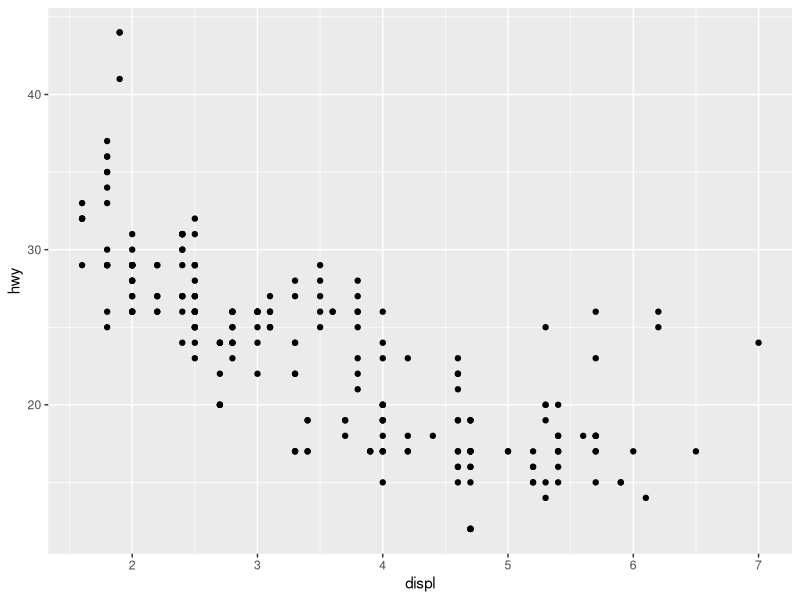
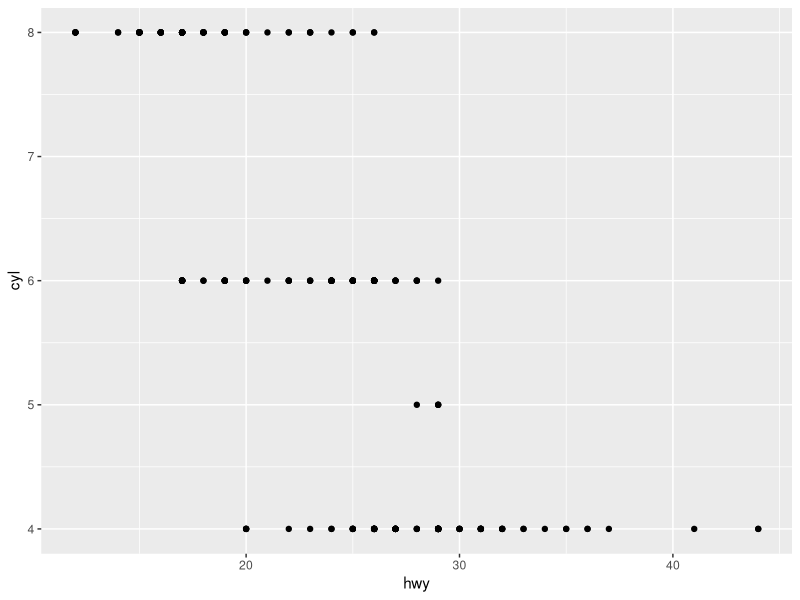
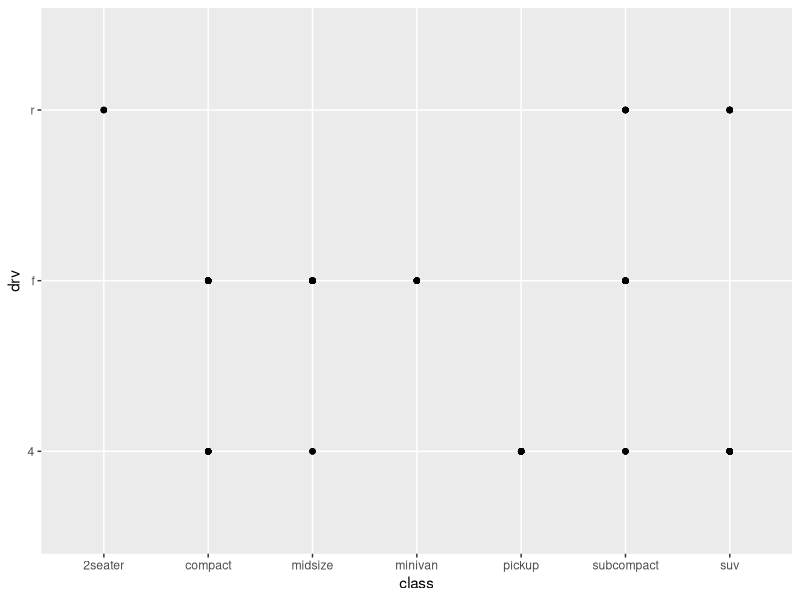
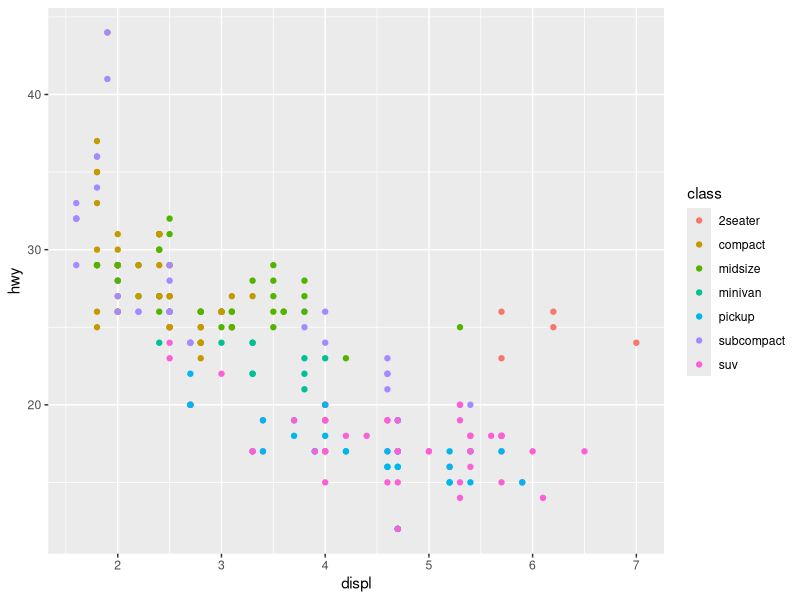
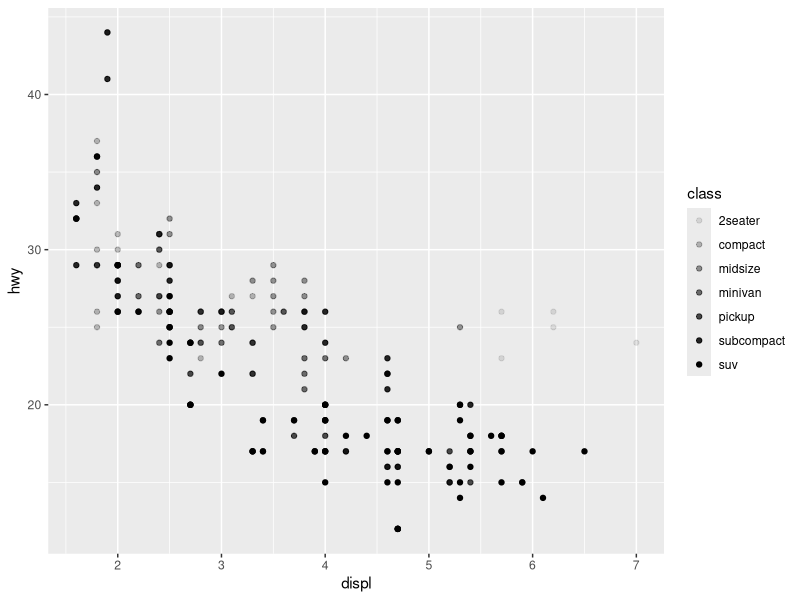
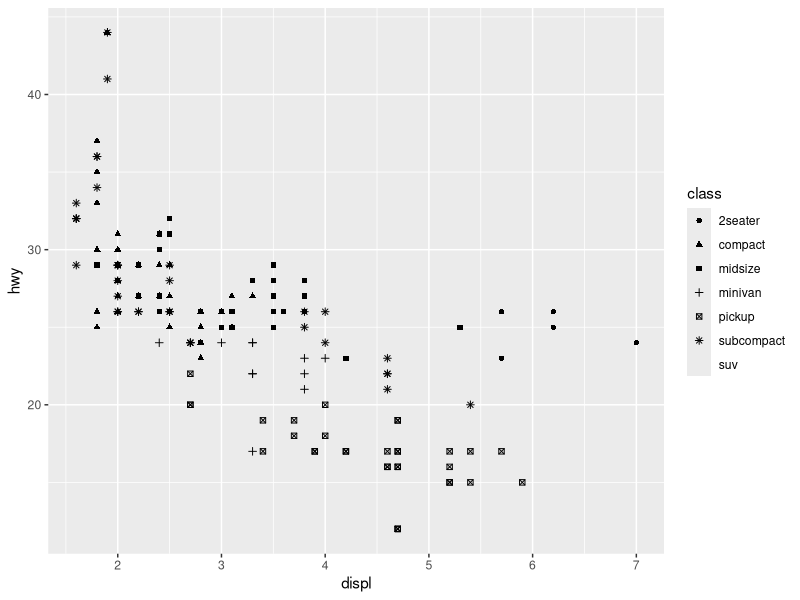
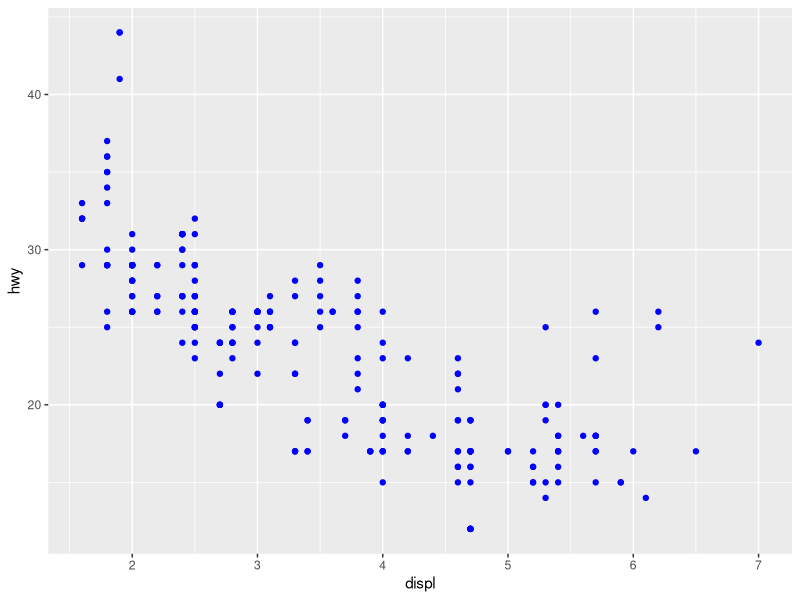
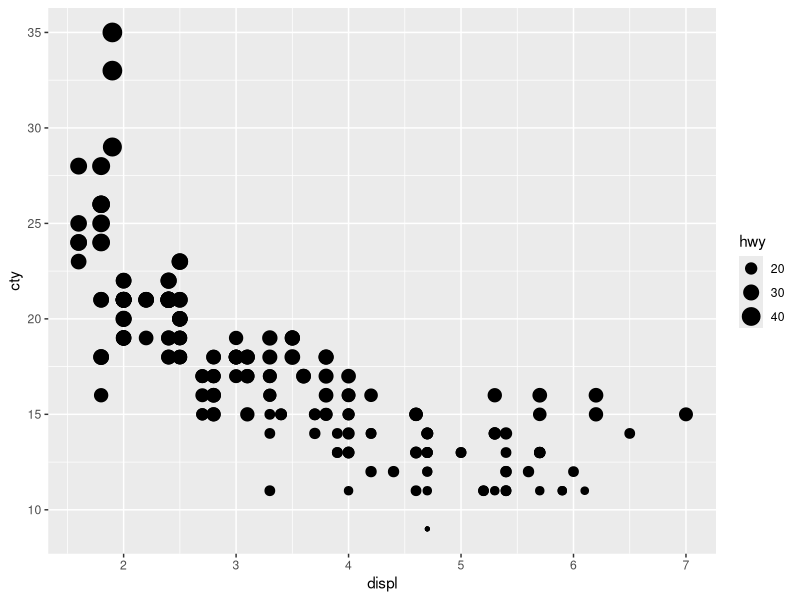

R code for these plots, in order: (Note: this script raises an error after producing the figures.)
## ---- chunk 1
knitr::opts_chunk$set(echo = TRUE)
## ---- chunk 2
library("tidyverse")
## ---- chunk 3
mpg
## ---- chunk 4
ggplot(data = mpg) + 
  geom_point(mapping = aes(x = displ, y = hwy))
## ---- chunk 5
dim(mpg)
## ---- chunk 6
ggplot(data = mpg) + geom_point(mapping = aes(x = hwy, y = cyl))
## ---- chunk 7
ggplot(data = mpg) + 
  geom_point(mapping = aes(x = class, y = drv))
## ---- chunk 8
ggplot(data = mpg) + geom_point(mapping = aes(x = displ, y = hwy, color = class))
## ---- chunk 9
# Left
ggplot(data = mpg) + 
  geom_point(mapping = aes(x = displ, y = hwy, alpha = class))

# Right
ggplot(data = mpg) + 
  geom_point(mapping = aes(x = displ, y = hwy, shape = class))
## ---- chunk 10
ggplot(data = mpg) + 
  geom_point(mapping = aes(x = displ, y = hwy), color = "blue")
## ---- chunk 11
ggplot(data = mpg) +
  geom_point(mapping = aes(x = displ, y = cty, size = hwy))
## ---- chunk 12
ggplot(data = mpg) +
  geom_point(mapping = aes(x = displ, y = cty, color = hwy))
## ---- chunk 13
ggplot(data = mpg) +
  geom_point(mapping = aes(x = displ, y = cty, shape = hwy))
## ---- chunk 14
ggplot(data = mpg) +
  geom_point(mapping = aes(x = displ, y = cty, color = hwy, size = hwy))
## ---- chunk 15
?geom_point
## ---- chunk 16
ggplot(data = mpg) +
  geom_point(mapping = aes(x = class, y = drv, color = displ <5))
## ---- chunk 17
ggplot(data = mpg) + 
  geom_point(mapping = aes(x = displ, y = hwy)) + 
  facet_wrap(~ class, nrow = 2)
## ---- chunk 18
ggplot(data = mpg) + 
  geom_point(mapping = aes(x = displ, y = hwy)) + 
  facet_grid(drv ~ cyl)
## ---- chunk 19
ggplot(data = mpg) +
  geom_point(mapping = aes(x = displ, y = hwy)) +
  facet_wrap(~ displ, nrow = 2)
## ---- chunk 20
ggplot(data = mpg) + 
  geom_point(mapping = aes(x = drv, y = cyl))
## ---- chunk 21
ggplot(data = mpg) + 
  geom_point(mapping = aes(x = displ, y = hwy)) +
  facet_grid(drv ~ .)

ggplot(data = mpg) + 
  geom_point(mapping = aes(x = displ, y = hwy)) +
  facet_grid(. ~ cyl)
## ---- chunk 22
ggplot(data = mpg) +
  geom_point(mapping = aes(x = displ, y = hwy)) +
  facet_wrap(~ class, nrow = 2)
## ---- chunk 23
ggplot(data = mpg, mapping = aes(x = displ, y = hwy, color = drv)) + 
  geom_point() + 
  geom_smooth(se = FALSE)
## ---- chunk 24
ggplot(data = mpg) + 
  geom_point(mapping = aes(x = displ, y = hwy, size = 3), show.legend = FALSE) +
  geom_smooth(mapping = aes(x = displ, y = hwy, size = 3), se = FALSE, show.legend = FALSE)
## ---- chunk 25

ggplot(data = mpg) + 
  geom_smooth(mapping = aes(x = displ, y = hwy, group = drv, size = 3), se = FALSE, show.legend = FALSE) +
  geom_point(mapping = aes(x = displ, y = hwy, size = 3), show.legend = FALSE)
## ---- chunk 26
ggplot(data = mpg, mapping = aes(x = displ, y = hwy, color = drv, size = 3)) + 
  geom_point() + 
  geom_smooth(se = FALSE)
## ---- chunk 27
ggplot(data = mpg) + 
  geom_point(mapping = aes(x = displ, y = hwy, color = drv, size = 3)) +
  geom_smooth(mapping = aes(x = displ, y = hwy, size = 3), se = FALSE, show.legend = FALSE)
## ---- chunk 28
ggplot(data = mpg) +
  geom_point(mapping = aes(x = displ, y = hwy, color = drv, size = 3)) +
  geom_smooth(mapping = aes(x = displ, y = hwy, group = drv, linetype = drv, size = 3), se = FALSE)

## ---- chunk 29
ggplot(data = mpg) + 
  geom_point(mapping = aes(x = displ, y = hwy, color = drv, stroke = 2, size = 5), shape = 16, color = "white") +
  geom_point(mapping = aes(x = displ, y = hwy, color = drv, stroke = 2, size = 4), shape = 16)

## ---- chunk 30

ggplot(data = mpg, mapping = aes(x = cty, y = hwy)) + 
  geom_point(position = "jitter")
## ---- chunk 31
ggplot(data = mpg, mapping = aes(x = cty, y = hwy)) + 
  geom_boxplot(aes(group = class))
## ---- chunk 32
ggplot(data = mpg, mapping = aes(x = class, y = hwy)) + 
  geom_boxplot()
ggplot(data = mpg, mapping = aes(x = class, y = hwy)) + 
  geom_boxplot() +
  coord_flip()
## ---- chunk 33
trees
## ---- chunk 34
ggplot(data = trees) + geom_point(mapping = aes(x = Height, y = Girth))
## ---- chunk 35
?year
## ---- chunk 36
year <- c(1821:1934)
year
## ---- chunk 37
class(lynx)
as.vector(year)
## ---- chunk 38
pelts <- c(as.vector(lynx))
pelts
## ---- chunk 39
lynx_pelts <- data.frame(year, pelts)
lynx_pelts
## ---- chunk 40
ggplot(data = lynx_pelts, mapping = aes(x = year, y = pelts)) + 
  geom_line(color = "maroon")
## ---- chunk 41
iris
## ---- chunk 42
ggplot(data = iris) + geom_point(mapping = aes(x = Petal.Length, y = Petal.Width, color = Species, shape = Species, size = 2)) + labs(x = "Petal Length") + labs(y = "Petal WIdth")
## ---- chunk 43
geom_violin
## ---- chunk 44
msleep
## ---- chunk 45
ggplot(data = msleep) + 
  geom_violin(mapping = aes(x = vore, y = sleep_rem), fill = "grey70")
## ---- chunk 46
ggplot(data = msleep) + 
  geom_violin(mapping = aes(x = vore, y = sleep_rem), fill = "grey30")
## ---- chunk 47
?msleep
## ---- chunk 48
ggplot(data = msleep) + geom_boxplot(mapping = aes(x = order, y = sleep_total)) + coord_flip()
## ---- chunk 49
data("msleep")
ggplot(data = msleep) + geom_boxplot(mapping =  aes(x = conservation, y = awake, color = conservation)) + labs(x = "Conservation") + labs (y = "Awake") + geom_jitter(mapping = aes(x = conservation, y = awake, color = conservation)) + geom_point(mapping = aes(x = conservation, y = awake, color = conservation)) + coord_flip() + scale_fill_discrete(name = "Concervation") 

## ---- chunk 50
ggplot(data = msleep) + 
  geom_point(mapping = aes(x = awake , y = bodywt, color = conservation))
## ---- chunk 51
ggplot(data = msleep) + 
  geom_point(mapping = aes(x = awake , y = brainwt, color = order)) +
  facet_wrap(~ conservation, ncol = 3)
